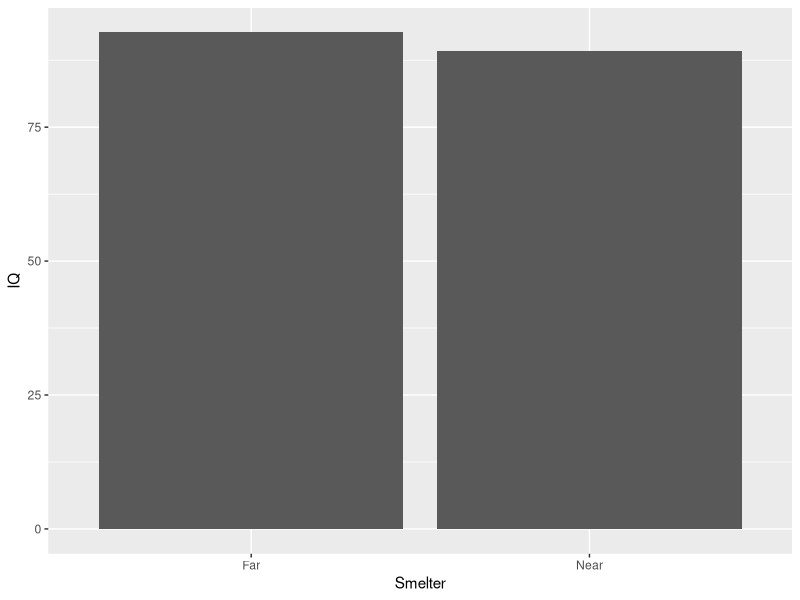

Generate this figure with R:
## ---- chunk 1
knitr::opts_chunk$set(echo = TRUE)

dat <- read.csv('lead-iq-01.csv')
library(ggplot2)
library(sqldf)
library(tidyverse)
## ---- chunk 2
# fixing data point with IQ = 999, correct value is 99
dat[dat==999] <- 99

ggplot(data=dat, aes(Smelter, IQ)) + stat_summary(geom='bar', fun='mean')

meanvars = aggregate(dat$IQ, list(dat$Smelter), FUN=mean)
## ---- chunk 3
#is.data.frame(dat)


knitr::kable (dat %>%                               
  group_by(Smelter) %>% 
  summarize(Mean = mean(IQ),
            StdDev = sd(IQ),
            Minimum = min(IQ),
            Q1 = quantile(IQ, 0.25),
            Median = median(IQ),
            Q3 = quantile(IQ, 0.75),
            Maximum = max(IQ)), digits=2)
